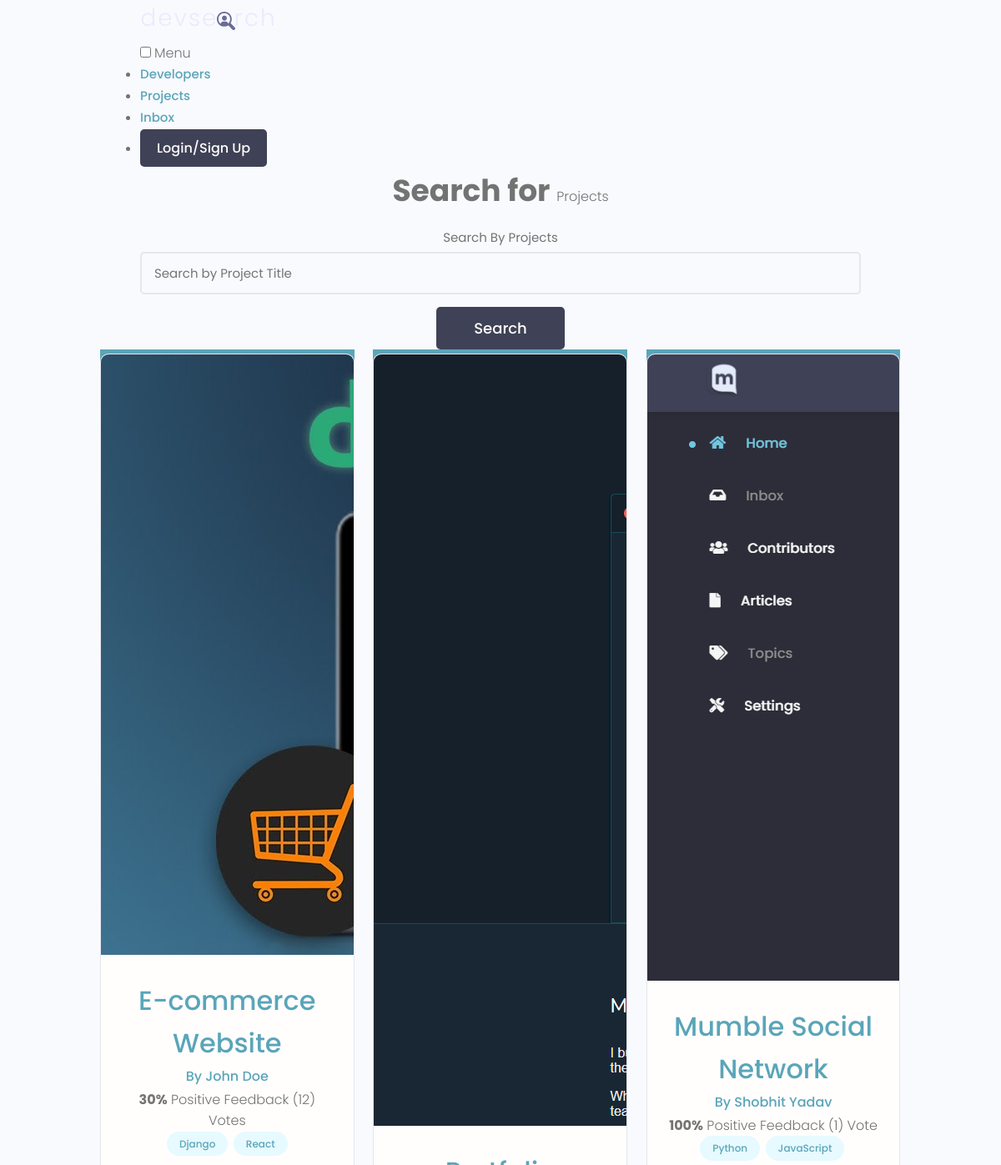
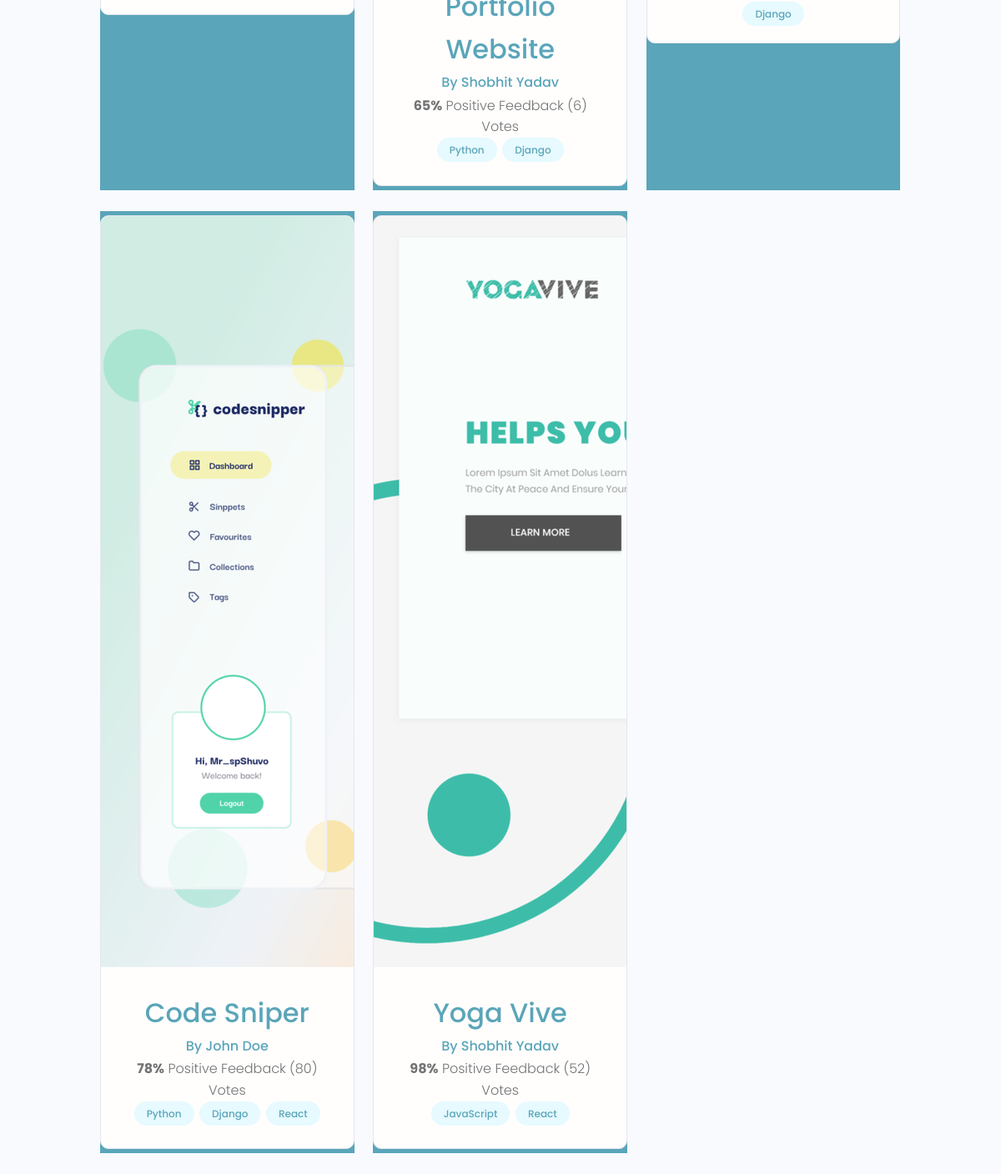
/projects/, run on the app's committed database (2 pictures, top to bottom).
### projects/models.py (models this page shows, shortened)
class Project(models.Model):
    owner=models.ForeignKey(Profile, null=True, blank=True, on_delete=models.SET_NULL)
    title=models.CharField(max_length=200)
    description=models.TextField(null=True, blank=True)
    featured_image=models.ImageField(null=True, blank=True, default="default.jpg")
    demo_link=models.CharField(max_length=2000, null=True, blank=True)
    source_link=models.CharField(max_length=2000, null=True, blank=True)
    tags=models.ManyToManyField('Tag', blank=True)
    vote_total=models.IntegerField(default=0, null=True, blank=True)
    vote_ratio=models.IntegerField(default=0, null=True, blank=True)
    created=models.DateTimeField(auto_now_add=True)
    id=models.UUIDField(default=uuid.uuid4, unique=True, primary_key=True, editable=False)

class Tag(models.Model):
    name=models.CharField(max_length=200)
    created=models.DateTimeField(auto_now_add=True)
    id=models.UUIDField(default=uuid.uuid4, unique=True, primary_key=True, editable=False)
    def __str__(self):
        return self.name

### users/models.py (models this page shows, shortened)
class Profile(models.Model):
    user=models.OneToOneField(User, on_delete=models.CASCADE, null=True, blank=True)
    name=models.CharField(max_length=200, null=True,blank=True)
    email=models.EmailField(max_length=500, null=True,blank=True)
    username=models.CharField(max_length=200, null=True,blank=True)
    location=models.CharField(max_length=200, null=True,blank=True)
    short_intro=models.CharField(max_length=200, null=True,blank=True)
    bio=models.TextField(null=True,blank=True)
    profile_image=models.ImageField(null=True,blank=True,upload_to='profiles/',default='profiles/user-default.png')
    social_github=models.CharField(max_length=200, null=True,blank=True)
    social_twitter=models.CharField(max_length=200, null=True,blank=True)
    social_linkedin=models.CharField(max_length=200, null=True,blank=True)
    social_youtube=models.CharField(max_length=200, null=True,blank=True)
    social_website=models.CharField(max_length=200, null=True,blank=True)
    created=models.DateTimeField(auto_now_add=True)
    id=models.UUIDField(default=uuid.uuid4, unique=True, primary_key=True, editable=False)

### projects/views.py (the view)
# urls.py: path('projects/', include('projects.urls')),
def projects(request):
    projects=Project.objects.all()
    context={'projects':projects}
    return render(request, 'projects/projects.html', context)

### projects/templates/projects/projects.html
{% extends 'main.html' %}
{% block content %}
<main class="projects">
    <section class="hero-section text-center">
      <div class="container container--narrow">
        <div class="hero-section__box">
          <h2>Search for <span>Projects</span></h2>
        </div>
        <div class="hero-section__search">
          <form class="form" action="#" method="get">
            <div class="form__field">
              <label for="formInput#search">Search By Projects </label>
              <input class="input input--text" id="formInput#search" type="text" name="text"
                placeholder="Search by Project Title" />
            </div>
            <input class="btn btn--sub btn--lg" type="submit" value="Search" />
          </form>
        </div>
      </div>
    </section>
    <section class="projectsList">
      <div class="container">
        <div class="grid grid--three">
        {% for project in projects %}
          <div class="column">
            <div class="card project">
              <a href="{% url 'project' project.id %}" class="project">
                <img class="project__thumbnail" src="{{project.featured_image.url}}" alt="project thumbnail" />
                <div class="card__body">
                  <h3 class="project__title">{{project.title}}</h3>
                  <p><a class="project__author" href="{% url 'user-profile' project.owner.id %}">By {{project.owner.name}}</a></p>
                  <p class="project--rating">
                    <span style="font-weight: bold;">{{project.vote_ratio}}%</span> Positive
                    Feedback ({{project.vote_total}}) Vote{{project.vote_total|pluralize:"s"}}
                  </p>
                  <div class="project__tags">
                    {% for tag in project.tags.all %}
                    <span class="tag tag--pill tag--main">
                      <small>{{tag}}</small>
                    </span>
                    {% endfor %}
                  </div>
                </div>
              </a>
            </div>
          </div>
        {% endfor %}
        </div>
      </div>
    </section>
  </main>
{% endblock content %}

### templates/main.html (shortened to what this page needs)
<!DOCTYPE html>
{% load static %}
<html lang="en">
<head>
    <link rel="stylesheet" href="https://cdn.iconmonstr.com/1.3.0/css/iconmonstr-iconic-font.min.css" />
    <link rel="stylesheet" href="{% static 'uikit/styles/uikit.css' %}" />
    <link rel="stylesheet" href="{% static 'styles/app.css' %}" />
</head>
<body>
    {% include 'navbar.html' %}
    {% block content %}
    {% endblock content %}
</body>
</html>

### templates/navbar.html (shortened to what this page needs)
{% load static %}
  <header class="header">
    <div class="container container--narrow">
      <a href="{% url 'profiles' %}" class="header__logo">
        <img src="{% static 'images/logo.svg' %}" alt="DevSearch Logo" />
      </a>
      <nav class="header__nav">
        <input type="checkbox" id="responsive-menu" />
        <label for="responsive-menu" class="toggle-menu">
          <span>Menu</span>
        </label>
        <ul class="header__menu">
          <li class="header__menuItem"><a href="{% url 'profiles' %}">Developers</a></li>
          <li class="header__menuItem"><a href="{% url 'projects' %}">Projects</a></li>
          <li class="header__menuItem"><a href="">Inbox</a></li>
          {% if request.user.is_authenticated %}
          <li class="header__menuItem"><a href="{% url 'account' %}">Account</a></li>
          <li class="header__menuItem"><a href="{% url 'logout' %}" class="btn btn--sub">Logout</a></li>
          {% else %}
          <li class="header__menuItem"><a href="{% url 'login' %}" class="btn btn--sub">Login/Sign Up</a></li>
          {% endif %}
        </ul>
      </nav>
    </div>
  </header>

### static/uikit/app.css (style rules this page uses)
.layout > .column, .grid > .column { color: var(--color-light); text-align: center; background: var(--color-main); }

### static/uikit/styles/modules/_variables.css (style rules this page uses)
:root { --color-main: #5aa5b9; --color-main-light: #e6faff; --color-sub: #3f4156; --color-sub-light: #51546e; --color-sub-lighter: #ededfd; --color-text: #737373; --color-gray: #8b8b8b; --color-light: #e5e7eb; --color-light-gray: #767676; --color-bg: #f8fafd; --color-white: #fffefd; --color-white-light: #f3f3f3; --color-success: #359e64; --color-success-bg: #def8e8; --color-error: #fc4b0b; --color-error-bg: #fff2ee; --font-base: 'Poppins', arial, helvetica, 'Segoe UI', roboto, ubuntu, sans-serif; --font-monospace: 'Fira Code', 'Courier New', courier, monospace; --font-regular: 300; --font-medium: 500; --font-bold: 700; --generic-shadow: 1px 1px 5px #00000010; --generic-transition: all 0.3s ease-in-out; }

### static/uikit/styles/modules/_base.css (style rules this page uses)
* { margin: 0; padding: 0; box-sizing: border-box; text-rendering: optimizeLegibility; color: inherit; font-size: inherit; }
html { font-size: 50%; }
@media only screen and (min-width: 480px) { html { font-size: 56.25%; } }
@media only screen and (min-width: 1200px) { html { font-size: 62.5%; } }
body { line-height: 1.6; font-weight: 400; font-size: 1.5rem; color: var(--color-text); background-color: var(--color-bg); min-height: 100vh; }

### static/uikit/styles/modules/_typography.css (style rules this page uses)
* { font-family: var(--font-base); }
h2 { font-size: 3.6rem; font-weight: var(--font-bold); }
h3 { font-size: 3.2rem; font-weight: var(--font-medium); }
p, span, strong { font-size: 1.6rem; color: var(--color-text); font-weight: var(--font-regular); }
a { padding-bottom: 2px; text-decoration: none; display: inline-block; color: var(--color-main); font-weight: var(--font-medium); }

### static/uikit/styles/modules/_utilities.css (style rules this page uses)
.container { width: 92%; max-width: 165rem; margin: 0 auto; box-sizing: border-box; }
.container--narrow { width: 92%; max-width: 120rem; }
@media screen and (min-width: 1000px) { .container { width: 90%; } }
@media screen and (min-width: 1000px) { .container--narrow { width: 85%; } }
@media screen and (min-width: 1200px) { .container { width: 80%; } }
@media screen and (min-width: 1200px) { .container--narrow { width: 72%; } }
.text-center { text-align: center; }

### static/uikit/styles/modules/_button.css (style rules this page uses)
.btn { display: inline-block; position: relative; cursor: pointer; background-color: var(--color-light); font-weight: var(--font-medium); color: var(--color-sub); text-decoration: none; padding: 1rem 2rem; border-radius: 0.5rem; border: none; width: -webkit-fit-content; width: -moz-fit-content; width: fit-content; height: -webkit-fit-content; height: -moz-fit-content; height: fit-content; font-size: 1.6rem; outline-width: 0; outline-color: transparent; -webkit-backface-visibility: hidden; backface-visibility: hidden; transition: all 0.3s ease-in-out; }
.btn--sub { background-color: var(--color-sub); color: var(--color-white); }
.btn--lg { font-size: 1.8rem; padding: 1.2rem 4.5rem; }

### static/uikit/styles/modules/_card.css (style rules this page uses)
.card { border-radius: 1rem; background-color: var(--color-white); border: 1.5px solid var(--color-light); width: auto; height: auto; margin-top: 0.5rem; margin-bottom: 0.5rem; overflow: hidden; }
.card__body, .card__header { padding: 2rem 2.5rem; }

### static/uikit/styles/modules/_form.css (style rules this page uses)
.form { display: block; }
.form__field { margin-top: 1.5rem; margin-bottom: 1.5rem; }
.form__label, .form__field > label { display: block; margin-bottom: 0.5rem; color: var(--color-text); }
input.input[type='text'], input.input[type='email'], input.input[type='password'], input.input[type='number'], textarea.input { min-width: 24rem; width: 100%; padding: 1.2rem 1.5rem; border-radius: 0.5rem; border: 2px solid var(--color-light); transition: all 0.3s ease-in-out; background-color: var(--color-bg); }

### static/uikit/styles/modules/_tag.css (style rules this page uses)
.tag { display: inline-flex; align-items: center; background-color: var(--color-sub); height: -webkit-fit-content; height: -moz-fit-content; height: fit-content; width: -webkit-fit-content; width: -moz-fit-content; width: fit-content; border-radius: 0.5rem; padding: 0.5rem 1.5rem; font-size: 1.2rem; cursor: pointer; }
.tag:not(:last-child) { margin-right: 0.25rem; margin-bottom: 0.75rem; }
.tag > small { color: var(--color-white); }
.tag--pill { border-radius: 5rem; }
.tag--main, .tag--main > small { background: var(--color-main-light); color: var(--color-main); font-weight: 500; }

### data on the page
Project: featured_image (picture), title "E-commerce Website", owner.name "John Doe", vote_ratio "30", vote_total "12"
Tag: name "Django"
Tag: name "React"
Project: featured_image (picture), title "Portfolio Website", owner.name "Shobhit Yadav", vote_ratio "65", vote_total "6"
Tag: name "Python"
Project: featured_image (picture), title "Mumble Social Network", owner.name "Shobhit Yadav", vote_ratio "100", vote_total "1"
Tag: name "JavaScript"
Project: featured_image (picture), title "Code Sniper", owner.name "John Doe", vote_ratio "78", vote_total "80"
Project: featured_image (picture), title "Yoga Vive", owner.name "Shobhit Yadav", vote_ratio "98", vote_total "52"
